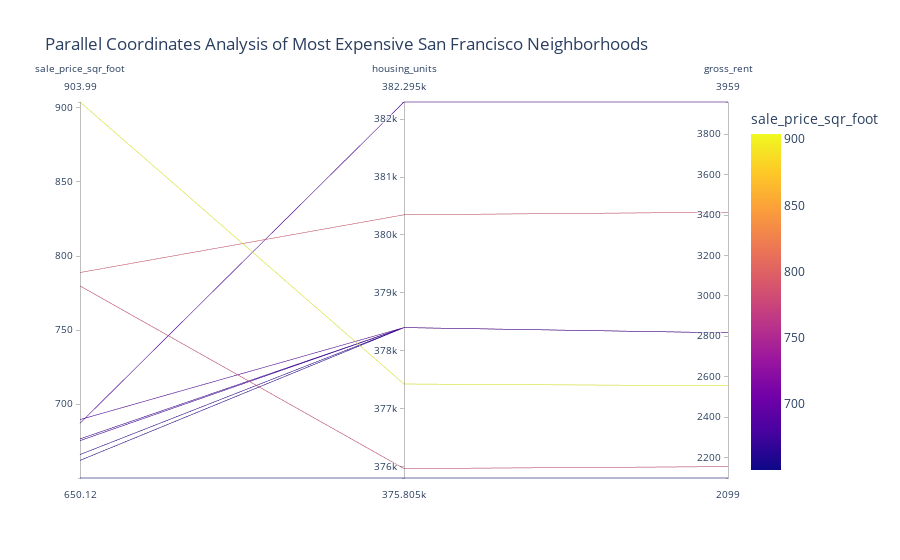

The cell this chart's notebook holds for it:
### Code cell
# Parallel Coordinates Plot
px.parallel_coordinates(sfo_most_expensive, color = "sale_price_sqr_foot", title = "Parallel Coordinates Analysis of Most Expensive San Francisco Neighborhoods")

### Figure 1 — Plotly figure (JSON) as saved in the notebook; plotly's stock layout.template omitted (floating-point values rounded to 4 significant figures)
{"data": [{"dimensions": [{"label": "sale_price_sqr_foot", "values": [904.0, 788.8, 779.8, 689.6, 687.1, 676.5, 675.4, 666.0, 662.0, 650.1]}, {"label": "housing_units", "values": [377400.0, 380348, 376000.0, 378401, 382295, 378401, 378401, 378401, 378401, 375805]}, {"label": "gross_rent", "values": [2555.0, 3414, 2155.0, 2817.0, 3959, 2817.0, 2817.0, 2817.0, 2817.0, 2099]}], "domain": {"x": [0, 1], "y": [0, 1]}, "line": {"color": [904.0, 788.8, 779.8, 689.6, 687.1, 676.5, 675.4, 666.0, 662.0, 650.1], "coloraxis": "coloraxis"}, "name": "", "type": "parcoords"}], "layout": {"autosize": true, "coloraxis": {"colorbar": {"title": {"text": "sale_price_sqr_foot"}}, "colorscale": [[0, "#0d0887"], [0.1111, "#46039f"], [0.2222, "#7201a8"], [0.3333, "#9c179e"], [0.4444, "#bd3786"], [0.5556, "#d8576b"], [0.6667, "#ed7953"], [0.7778, "#fb9f3a"], [0.8889, "#fdca26"], [1, "#f0f921"]]}, "legend": {"tracegroupgap": 0}, "title": {"text": "Parallel Coordinates Analysis of Most Expensive San Francisco Neighborhoods"}}}
